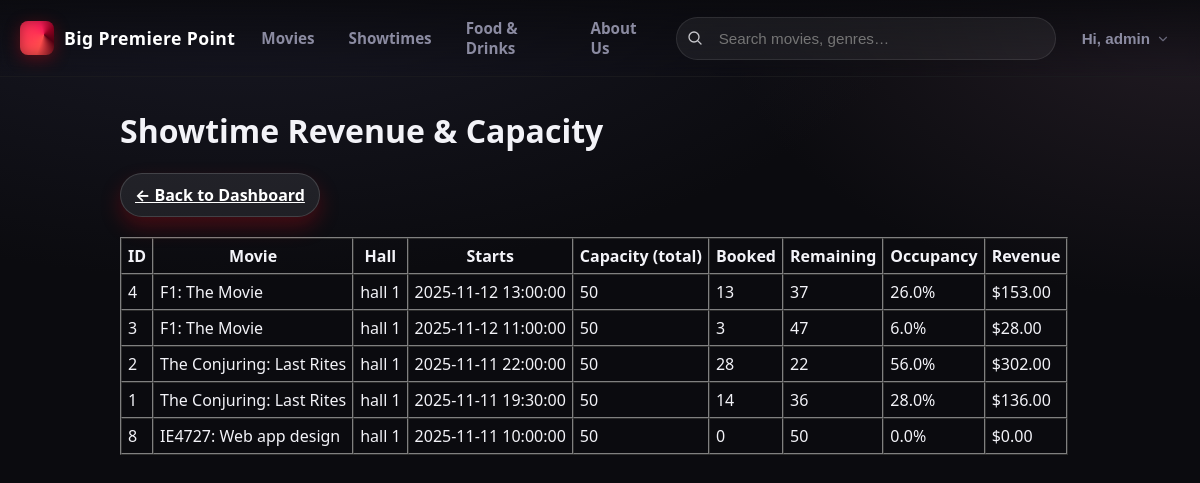
Screenshot of /pages/admin_reports.php (signed in) with the database file from the repository.
### tables this page shows
CREATE TABLE `showtimes` (
  `id` int(10) UNSIGNED NOT NULL,
  `movies_id` int(10) UNSIGNED NOT NULL,
  `hall_id` int(10) UNSIGNED NOT NULL,
  `starts_at` datetime NOT NULL
);

CREATE TABLE `movies` (
  `id` int(10) UNSIGNED NOT NULL,
  `title` varchar(200) NOT NULL,
  `description` text DEFAULT NULL,
  `runtime_min` int(10) UNSIGNED DEFAULT NULL,
  `rating` enum('G','PG','PG-13','NC-16','M18','R21') DEFAULT NULL,
  `poster_url` varchar(500) DEFAULT NULL,
  `created_at` timestamp NULL DEFAULT current_timestamp()
);

CREATE TABLE `halls` (
  `id` int(10) UNSIGNED NOT NULL,
  `name` varchar(50) NOT NULL,
  `rows_count` int(10) UNSIGNED NOT NULL,
  `cols_count` int(10) UNSIGNED NOT NULL
);

### includes/init.php (called while the page is built, shortened)
<?php
function url(string $path=''): string {
  return rtrim(BASE_URL,'/') . '/' . ltrim($path,'/');
}
?>

### pages/admin_reports.php (the view, shortened to what this page needs)
<?php
require_once __DIR__ . '/../includes/init.php';
$sql = "
SELECT
  s.id                                      AS showtime_id,
  m.title                                   AS movie_title,
  h.name                                    AS hall_name,
  s.starts_at,
  -- total seats in the hall (rows*cols preferred; fallback to seats count)
  COALESCE(h.rows_count * h.cols_count, cap.seat_capacity) AS capacity_total,
  -- seats actually booked (confirmed only)
  COALESCE(sold.seats_booked, 0)            AS seats_booked,
  -- revenue = sum of confirmed booking totals for this showtime
  COALESCE(rev.revenue_total, 0.00)         AS revenue_total,
  -- helpful extra: occupancy %
  ROUND(
    100.0 * COALESCE(sold.seats_booked,0)
    / NULLIF(COALESCE(h.rows_count*h.cols_count, cap.seat_capacity), 0), 1
  ) AS occupancy_pct
FROM showtimes s
JOIN movies m ON m.id = s.movies_id
JOIN halls  h ON h.id = s.hall_id
-- capacity per hall (pre-aggregated)
LEFT JOIN (
  SELECT halls_id, COUNT(*) AS seat_capacity
  FROM seats
  GROUP BY halls_id
) cap ON cap.halls_id = h.id
-- seats booked per showtime (confirmed only, pre-aggregated)
LEFT JOIN (
  SELECT bi.showtime_id, COUNT(*) AS seats_booked
  FROM booking_items bi
  JOIN booking b ON b.id = bi.booking_id
  WHERE b.booking_status = 'confirmed'
  GROUP BY bi.showtime_id
) sold ON sold.showtime_id = s.id
-- revenue per showtime (confirmed only, pre-aggregated)
LEFT JOIN (
  SELECT showtime_id, ROUND(SUM(total_amount), 2) AS revenue_total
  FROM booking
  WHERE booking_status = 'confirmed'
  GROUP BY showtime_id
) rev ON rev.showtime_id = s.id
-- optional filter:
-- WHERE DATE(s.starts_at) BETWEEN :from AND :to
ORDER BY s.starts_at DESC;
";
$rows = $pdo->query($sql)->fetchAll(PDO::FETCH_ASSOC);
?>
<!doctype html>
<html lang="en">
<head>
  <link rel="stylesheet" href="<?= url('assets/styles.css') ?>">
</head>
<body>
<main style="max-width:1000px;margin:2rem auto;padding:0 20px">
  <h1>Showtime Revenue & Capacity</h1>
  <div class="admin-toolbar" style="margin: .5rem 0 1.25rem; display:flex; gap:.8rem; align-items:center;">
    <a class="btn ghost" href="<?= url('pages/admin.php') ?>">← Back to Dashboard</a>
    </div>
  <table border="1" cellpadding="6" cellspacing="0">
    <thead>
      <tr>
        <th>ID</th>
        <th>Movie</th>
        <th>Hall</th>
        <th>Starts</th>
        <th>Capacity (total)</th>
        <th>Booked</th>
        <th>Remaining</th>
        <th>Occupancy</th>
        <th>Revenue</th>
      </tr>
    </thead>
    <tbody>
      <?php foreach ($rows as $r):
        $cap       = (int)($r['capacity_total'] ?? 0);
        $booked    = (int)($r['seats_booked']   ?? 0);
        $remaining = max(0, $cap - $booked);
        $occ       = isset($r['occupancy_pct']) ? (float)$r['occupancy_pct'] : (
                       $cap ? round(100 * $booked / $cap, 1) : 0
                     );
        $revenue   = (float)($r['revenue_total'] ?? 0);
      ?>
      <tr>
        <td><?= (int)$r['showtime_id'] ?></td>
        <td><?= htmlspecialchars($r['movie_title']) ?></td>
        <td><?= htmlspecialchars($r['hall_name']) ?></td>
        <td><?= htmlspecialchars($r['starts_at']) ?></td>
        <td><?= $cap ?></td>
        <td><?= $booked ?></td>
        <td><?= $remaining ?></td>
        <td><?= number_format($occ, 1) ?>%</td>
        <td>$<?= number_format($revenue, 2) ?></td>
      </tr>
      <?php endforeach; ?>
    </tbody>
  </table>
</main>

### assets/styles.css (style rules this page uses)
:root { --bg: #0b0b0f; --panel: #12121a; --muted: #8b8ba1; --text: #f3f3f8; --accent: #e50914; --accent-2: #f5c518; --card: #1a1a24; --card-hover: #20202c; --ring: 0 0 0 2px rgba(229,9,20,.45); --radius: 16px; --shadow: 0 10px 30px rgba(0,0,0,.45); }
* { box-sizing: border-box; }
html, body { height: 100%; }
body { margin: 0; font-family: system-ui, -apple-system, Segoe UI, Roboto, Helvetica, Arial, "Apple Color Emoji", "Segoe UI Emoji"; color: var(--text); background: radial-gradient(1200px 600px at 20% -10%, #1b1b28 0%, transparent 60%), radial-gradient(800px 500px at 100% 0%, #231c24 0%, transparent 60%), var(--bg); overflow-x: hidden; }
.btn { appearance: none; border: 0; background: var(--accent); color: white; font-weight: 700; padding: 10px 14px; border-radius: 999px; cursor: pointer; box-shadow: 0 10px 20px rgba(229,9,20,.25); }
.btn.ghost { background: rgba(255,255,255,.08); border: 1px solid rgba(255,255,255,.15); }

### rows the page displays
showtimes: id "4", movies.title "F1: The Movie", hall.name "hall 1", starts_at "2025-11-12 13:00:00", cap "50", booked "13", remaining "37", occ "26.0", revenue "153.00"
showtimes: id "3", movies.title "F1: The Movie", hall.name "hall 1", starts_at "2025-11-12 11:00:00", cap "50", booked "3", remaining "47", occ "6.0", revenue "28.00"
showtimes: id "2", movies.title "The Conjuring: Last Rites", hall.name "hall 1", starts_at "2025-11-11 22:00:00", cap "50", booked "28", remaining "22", occ "56.0", revenue "302.00"
showtimes: id "1", movies.title "The Conjuring: Last Rites", hall.name "hall 1", starts_at "2025-11-11 19:30:00", cap "50", booked "14", remaining "36", occ "28.0", revenue "136.00"
showtimes: id "8", movies.title "IE4727: Web app design", hall.name "hall 1", starts_at "2025-11-11 10:00:00", cap "50", booked "0", remaining "50", occ "0.0", revenue "0.00"
